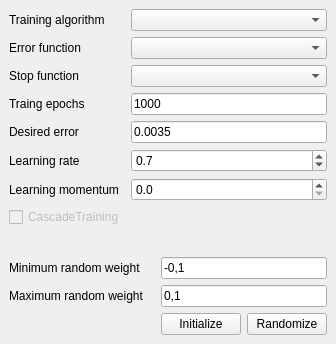
<ui version="4.0" >
 <class>TrainingSettings</class>
 <widget class="QWidget" name="TrainingSettings" >
  <property name="geometry" >
   <rect>
    <x>0</x>
    <y>0</y>
    <width>336</width>
    <height>344</height>
   </rect>
  </property>
  <property name="windowTitle" >
   <string/>
  </property>
  <layout class="QGridLayout" >
   <property name="margin" >
    <number>9</number>
   </property>
   <property name="spacing" >
    <number>6</number>
   </property>
   <item row="2" column="1" colspan="3" >
    <widget class="QComboBox" name="stopFunctionCombo" />
   </item>
   <item row="4" column="0" >
    <widget class="QLabel" name="label_44" >
     <property name="text" >
      <string>Desired error</string>
     </property>
    </widget>
   </item>
   <item row="1" column="1" colspan="3" >
    <widget class="QComboBox" name="errorFunctionCombo" />
   </item>
   <item row="9" column="2" colspan="2" >
    <widget class="QLineEdit" name="minWeightEdit" >
     <property name="text" >
      <string>-0,1</string>
     </property>
    </widget>
   </item>
   <item row="1" column="0" >
    <widget class="QLabel" name="label" >
     <property name="text" >
      <string>Error function</string>
     </property>
    </widget>
   </item>
   <item row="2" column="0" >
    <widget class="QLabel" name="label_3" >
     <property name="text" >
      <string>Stop function</string>
     </property>
    </widget>
   </item>
   <item row="6" column="1" colspan="3" >
    <widget class="QDoubleSpinBox" name="learningMomentumSpin" >
     <property name="decimals" >
      <number>1</number>
     </property>
     <property name="maximum" >
      <double>10.000000000000000</double>
     </property>
     <property name="singleStep" >
      <double>0.100000000000000</double>
     </property>
    </widget>
   </item>
   <item row="9" column="0" colspan="2" >
    <widget class="QLabel" name="label_41" >
     <property name="text" >
      <string>Minimum random weight</string>
     </property>
    </widget>
   </item>
   <item row="5" column="1" colspan="3" >
    <widget class="QDoubleSpinBox" name="learningRateSpin" >
     <property name="decimals" >
      <number>1</number>
     </property>
     <property name="maximum" >
      <double>99.900000000000006</double>
     </property>
     <property name="singleStep" >
      <double>0.100000000000000</double>
     </property>
     <property name="value" >
      <double>0.700000000000000</double>
     </property>
    </widget>
   </item>
   <item row="0" column="1" colspan="3" >
    <widget class="QComboBox" name="trainingAlgorithmCombo" />
   </item>
   <item row="3" column="0" >
    <widget class="QLabel" name="label_43" >
     <property name="text" >
      <string>Traing epochs</string>
     </property>
    </widget>
   </item>
   <item row="0" column="0" >
    <widget class="QLabel" name="label_25" >
     <property name="text" >
      <string>Training algorithm</string>
     </property>
    </widget>
   </item>
   <item row="5" column="0" >
    <widget class="QLabel" name="label_26" >
     <property name="text" >
      <string>Learning rate</string>
     </property>
    </widget>
   </item>
   <item row="11" column="3" >
    <widget class="QPushButton" name="randomizeButton" >
     <property name="text" >
      <string>Randomize</string>
     </property>
    </widget>
   </item>
   <item row="10" column="0" colspan="2" >
    <widget class="QLabel" name="label_42" >
     <property name="text" >
      <string>Maximum random weight</string>
     </property>
    </widget>
   </item>
   <item row="3" column="1" colspan="3" >
    <widget class="QLineEdit" name="trainingEpochsEdit" >
     <property name="inputMask" >
      <string/>
     </property>
     <property name="text" >
      <string>1000</string>
     </property>
     <property name="maxLength" >
      <number>25</number>
     </property>
    </widget>
   </item>
   <item row="11" column="2" >
    <widget class="QPushButton" name="initializeWeightsButton" >
     <property name="enabled" >
      <bool>true</bool>
     </property>
     <property name="text" >
      <string>Initialize</string>
     </property>
    </widget>
   </item>
   <item row="10" column="2" colspan="2" >
    <widget class="QLineEdit" name="maxWeightEdit" >
     <property name="text" >
      <string>0,1</string>
     </property>
    </widget>
   </item>
   <item row="4" column="1" colspan="3" >
    <widget class="QLineEdit" name="errorLimitEdit" >
     <property name="text" >
      <string>0.0035</string>
     </property>
    </widget>
   </item>
   <item row="6" column="0" >
    <widget class="QLabel" name="label_27" >
     <property name="text" >
      <string>Learning momentum</string>
     </property>
    </widget>
   </item>
   <item row="7" column="0" >
    <widget class="QCheckBox" name="cascadeTrainingCheck" >
     <property name="enabled" >
      <bool>false</bool>
     </property>
     <property name="text" >
      <string>CascadeTraining</string>
     </property>
    </widget>
   </item>
   <item row="8" column="0" colspan="4" >
    <spacer>
     <property name="orientation" >
      <enum>Qt::Vertical</enum>
     </property>
     <property name="sizeHint" >
      <size>
       <width>20</width>
       <height>40</height>
      </size>
     </property>
    </spacer>
   </item>
  </layout>
 </widget>
 <resources/>
 <connections/>
</ui>
